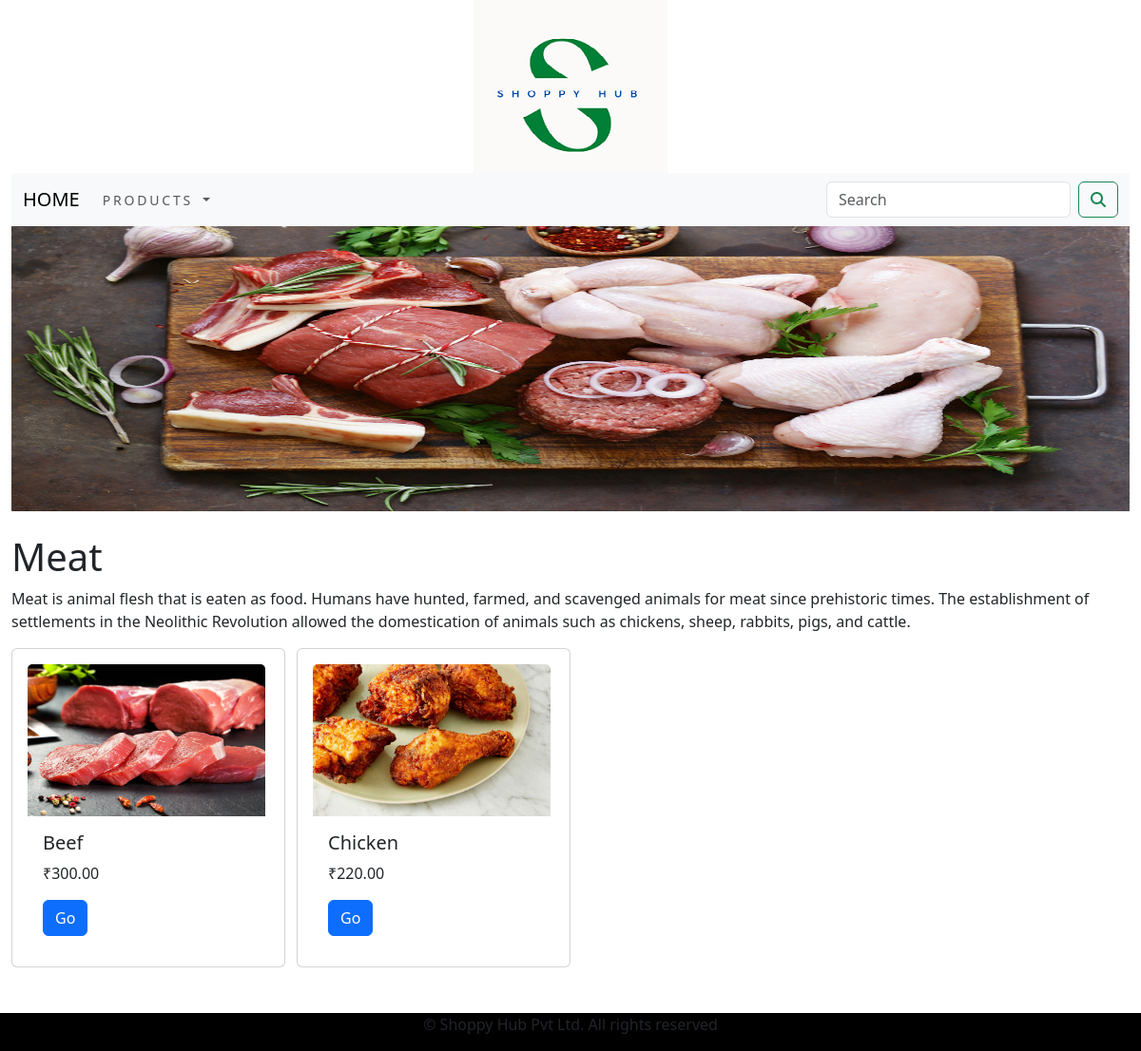
/meat/, run on the app's committed database.
### appShopping/models.py (models this page shows)
class category(models.Model):
    name = models.CharField(max_length=150, unique=True)
    slug = models.SlugField(max_length=200, unique=True)
    description = models.TextField()
    image = models.ImageField(upload_to='category', blank=True)
    class Meta:
        ordering = ('name',)
        verbose_name = 'category'
        verbose_name_plural = 'categories'
    def get_url(self):
        return reverse('appShopping:allProductsCat', args=[str(self.slug)])
    def __str__(self):
        return '{}'.format(self.name)

class product(models.Model):
    name = models.CharField(max_length=150, unique=True)
    slug = models.SlugField(max_length=150, unique=True)
    description = models.TextField(blank=True)
    price = models.DecimalField(max_digits=10, decimal_places=2)
    category = models.ForeignKey(category,on_delete=models.CASCADE)
    image = models.ImageField(upload_to='product', blank=True)
    stock = models.IntegerField()
    available = models.BooleanField(default=True)
    created = models.DateTimeField(auto_now_add=True)
    update = models.DateTimeField(auto_now=True)
    class Meta:
        ordering = ('name',)
        verbose_name = 'product'
        verbose_name_plural = 'products'
    def get_url(self):
        return reverse('appShopping:detailsProduct',args=[str(self.category.slug),str(self.slug)])

### appShopping/views.py (the view)
# urls.py: path('',views.allCategory, name='allCategory'),
def allCategory(request, c_slug= None):
    c_page=None
    products_list=None
    if c_slug != None:
        c_page = get_object_or_404(category, slug= c_slug)
        products_list = product.objects.all().filter(category=c_page,
                                                available=True)
    else:
        products_list = product.objects.all().filter(available=True)
    paginator = Paginator(products_list,8)
    try:
        pages = int(request.GET.get('page','1'))
    except:
        pages = 1
    try:
        products = paginator.page(pages)
    except(EmptyPage, InvalidPage):
        products = paginator.page(paginator.num_pages)
    return render(request,"category.html",{'category':c_page,'product':products})

### appCart/context_processors.py (called while the page is built)
def counter(request):
    item_count = 0
    if 'admin' in request.path:
        return  {}
    else:
        try:
            cartObjects = cart.objects.filter(cart_id=_cart_id(request))
            cartItems = cart_items.objects.all().filter(cart=cartObjects[:1])
            for items in cartItems:
                item_count += items.quantity
        except cart.DoesNotExist:
            item_count = 0
    return dict(item_count=item_count)

### appCart/views.py (called while the page is built)
def _cart_id(request):
    cart_id=request.session.session_key
    if not cart:
        cart_id=request.session.create()
    return cart_id

### appShopping/context_processors.py (called while the page is built)
def menu_links(request):
    links = category.objects.all()
    return dict(links=links)

### templates/category.html (shortened to what this page needs)
{% extends 'base.html' %}
{% load static %}
{% block content %}
    <div>
        {% if category %}
            <img style="width: 100%; height: 300px; margin: auto" src="{{category.image.url}}" alt="{{category.name}}">
    </div><br>
    <div>
        <h1>{{category.name}}</h1>
        <p>{{category.description}}</p>
    </div>
        {% endif %}
    <div>
        <div class="row">
            {% for prdt in product.object_list %}
            <div class="col-md-3 mb-4">
                <div class="card card-body h-100" style="width: 18rem;">
                  <img src="{{prdt.image.url}}" class="card-img-top" alt="{{prdt.name}}" style="width: 250px; height: 160px;">
                  <div class="card-body">
                    <h5 class="card-title">{{prdt.name}}</h5>
                    <p class="card-text">₹{{prdt.price}}</p>
                      {% if prdt.stock < 1 %}
                        <a href="/" class="btn btn-danger">Out of stock</a>
                      {% else %}
                        <a href="{{prdt.get_url}}" class="btn btn-primary">Go</a>
                      {% endif %}
                  </div>
                </div>
            </div>
            {% endfor %}
        </div>
        <br>
    </div>
{% endblock %}

### data on the page
category: image (picture), name "Meat", description "Meat is animal flesh that is eaten as food. Humans have hunted, farmed, and scavenged animals for meat since prehistoric times. The establishment of settlements in the Neolithic Revolution allowed the domestication of animals such as chickens, sheep, rabbits, pigs, and cattle."
product: image (picture), name "Beef", price "300.00"
product: image (picture), name "Chicken", price "220.00"
